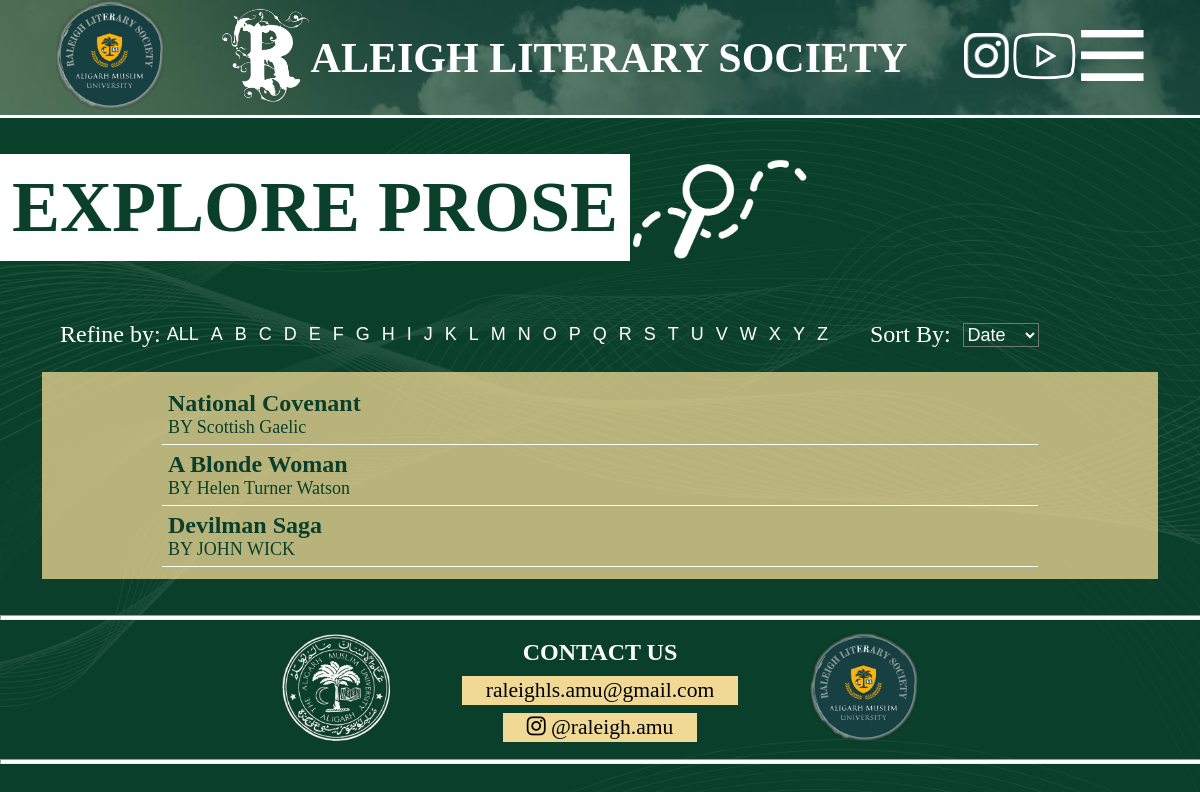
Screenshot of /RLS/explorepr.php with the database file from the repository.
### tables this page shows
CREATE TABLE `proses` (
  `prose_id` int(50) NOT NULL,
  `author` varchar(100) NOT NULL,
  `author_bio` varchar(1000) NOT NULL,
  `author_image` varchar(100) NOT NULL,
  `title` varchar(200) NOT NULL,
  `desc` varchar(300) NOT NULL,
  `prose` text NOT NULL,
  `featured` varchar(10) NOT NULL,
  `cover_image` varchar(200) NOT NULL,
  `publish_date` date NOT NULL,
  `timestamp` timestamp NOT NULL DEFAULT current_timestamp()
);

### RLS/explorepr.php (the view, shortened to what this page needs)
<?php
require '../admin/dbconnect.php';
    ?>
<!DOCTYPE html>
<html lang="en">
<head>
    <link rel="stylesheet" href="./CSS/index.css">
    <link rel="stylesheet" href="./CSS/explore.css">
</head>
<body>
    <div class="containerx">
        <h1 class="explore">EXPLORE PROSE</h1>
        <img src="./Images/5.png" alt="">
    </div>
    <div class="sort">
        <h4>Refine by: </h4>
        <button class="refine">ALL</button>
        <button class="refine">A</button>
        <button class="refine">B</button>
        <button class="refine">C</button>
        <button class="refine">D</button>
        <button class="refine">E</button>
        <button class="refine">F</button>
        <button class="refine">G</button>
        <button class="refine">H</button>
        <button class="refine">I</button>
        <button class="refine">J</button>
        <button class="refine">K</button>
        <button class="refine">L</button>
        <button class="refine">M</button>
        <button class="refine">N</button>
        <button class="refine">O</button>
        <button class="refine">P</button>
        <button class="refine">Q</button>
        <button class="refine">R</button>
        <button class="refine">S</button>
        <button class="refine">T</button>
        <button class="refine">U</button>
        <button class="refine">V</button>
        <button class="refine">W</button>
        <button class="refine">X</button>
        <button class="refine">Y</button>
        <button class="refine">Z</button>
        <label for="view">Sort By:</label>
        <select name="view" id="view">
            <option value="date">Date</option>
        </select>
    </div>
    <div class="container">
        <?php
        $sql = "Select * from proses ORDER BY timestamp DESC limit 20 ";
        $result = mysqli_query($conn, $sql);
        while ($row = mysqli_fetch_assoc($result)) {
            echo ' <a href="./individual_prose.php?prose_id=' . $row['prose_id'] . '" >
            <div class="content">
                <h3 class="title">' . $row['title'] . '</h3>
                <h4 class="author">BY ' . $row['author'] . ' </h4>
            </div>
        </a>';
        }
        ?>
    </div>
</body>
</html>

### RLS/CSS/header.css (style rules this page uses)
* { margin: 0; padding: 0; text-decoration: none; }
img { width: 100%; }
a { text-decoration: none; }
button { border-radius: 5px; border-style: none; background-color: #efd994; }
.header { background: url(../Images/bg2.png); background-repeat: no-repeat; background-size: cover; border-bottom: .3vw solid white; display: flex; flex-wrap: nowrap; align-items: center; justify-content: space-evenly; }
.logo { width: 9vw; height: fit-content; }
.name { display: flex; flex-wrap: nowrap; align-items: center; justify-content: space-evenly; }
.r { width: 7.5vw; height: fit-content; }
.title { height: fit-content; align-items: center; }
.title h1 { font-size: 3.5vw; color: white; }
.links { width: 15vw; display: flex; align-items: center; justify-content: space-evenly; }
.insta { width: 5vw; display: inline-block; box-sizing: border-box; }
.youtube { width: 8vw; display: inline-block; box-sizing: border-box; }
.menu { width: 7vw; box-sizing: border-box; display: inline-block; }

### RLS/CSS/index.css (style rules this page uses)
* { margin: 0; padding: 0; text-decoration: none; }
body { background-color: #0a402b; background-image: url(../Images/ELEMENT.png); background-size: cover; background-repeat: repeat-y; }
img { width: 100%; }
a { text-decoration: none; }
button { border-radius: 5px; border-style: none; background-color: #efd994; }
.header { border-bottom: .3vw solid white; display: flex; flex-wrap: nowrap; align-items: center; justify-content: space-evenly; }
.logo { width: 9vw; height: fit-content; }
.name { display: flex; flex-wrap: nowrap; align-items: center; justify-content: space-evenly; }
.r { width: 7.5vw; height: fit-content; }
.title { height: fit-content; align-items: center; }
.title h1 { font-size: 3.5vw; color: white; }
.links { width: 15vw; display: flex; align-items: center; justify-content: space-evenly; }
.insta { width: 5vw; display: inline-block; box-sizing: border-box; }
.youtube { width: 8vw; display: inline-block; box-sizing: border-box; }
.menu { width: 7vw; box-sizing: border-box; display: inline-block; }
.content { width: 80%; margin: auto; display: flex; flex-wrap: nowrap; padding: 2vw 0px; }

### RLS/CSS/explore.css (style rules this page uses)
* { margin: 0; padding: 0; text-decoration: none; }
.containerx { display: flex; align-items: center; }
.containerx img { width: 15vw; }
.explore { display: inline-block; font-size: 6vw; margin: 3vw 0vw; padding: 1vw; color: #0a402b; background-color: white; }
.sort { padding: 2vw; display: flex; flex-wrap: nowrap; width: 90%; margin: auto; justify-items: space-evenly; align-items: center; }
.sort h4 { color: white; font-size: 2.0vw; font-weight: lighter; }
.refine { margin: 0vw .5vw; background-color: #0a402b00; color: white; font-size: 1.5vw; font-weight: lighter; }
label { color: white; font-size: 2.0vw; font-weight: lighter; margin-left: 3vw; }
select { color: white; font-size: 1.5vw; background-color: #0a402b00; margin-left: 1vw; }
option { padding: 4vw; background-color: #152b16; border-top: .35vw solid #ddbb15; border-bottom: .35vw solid #ddbb15; color: #d9bb15; font-size: 1.5vw; font-weight: lighter; }
.container { background-color: #efd894c2; width: 90%; margin: auto; padding: 1vw 1.5vw; margin-bottom: 3vw; }
.content { padding: 0.5vw; border-bottom: .05vw solid white; display: block; }
.title, .author { color: #0a402b; font-size: 2vw; }
.author { font-weight: lighter; font-size: 1.5vw; }

### RLS/CSS/footer.css (style rules this page uses)
* { margin: 0; padding: 0; text-decoration: none; }
img { width: 100%; }
a { text-decoration: none; }
button { border-radius: 5px; border-style: none; background-color: #efd994; }
.logo { width: 9vw; height: fit-content; }
hr { width: 100%; height: 0.25vw; color: white; background-color: white; }
.hr-end { margin-bottom: 1vw; }
.footer { display: flex; align-items: center; justify-content: center; padding: 1vw 0vw; }
.subscribe-box { width: 35vw; text-align: center; }
.subscribe-box h2 { font-size: 2vw; color: white; padding: 0.5vw 0vw; }
.subscribe-box a { background-color: #efd994; text-decoration: none; display: inline-block; padding: .2vw 2vw; margin: .3vw 0vw; font-size: 1.8vw; color: #000; }

### rows the page displays
proses: title "National Covenant", author "Scottish Gaelic"
proses: title "A Blonde Woman", author "Helen Turner Watson"
proses: title "Devilman Saga", author "JOHN WICK"
